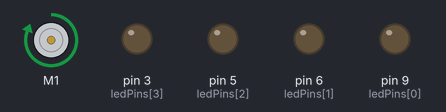
The sketch below on a simulated Arduino Uno, built with avr-gcc and run on an emulated ATmega328P. On the bench: DC motor (green arrow = forward, orange = backward, longer = faster), output pins drawn as LEDs (lit = HIGH).

Above: at 0.5 s.
Timing chart, 0 to 4.6 s (numbered marks = the images above):
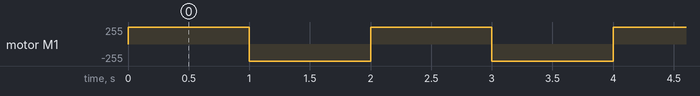

Measured:
- by itself, motor M1: alternates forward 255/255 for 1.0 s and backward 255/255 for 1.0 s

The sketch:

bt_4motors.ino
```cpp
#include <SoftwareSerial.h>
#include <AFMotor.h>

enum LedState { LED_ON, LED_OFF };
boolean isFadeMode = false;

#define LED_CNT 4
int ledPins[LED_CNT] = {9, 6, 5, 3}; // pwm pins

LedState led_states[LED_CNT];
int led_level[LED_CNT];

#define rxPin 2
#define txPin 4

#define CMD_STEPS 6
char forwardPrefix = 'A';
char backwardPrefix = (char)((int)forwardPrefix + CMD_STEPS);
char leftPrefix = (char)((int)backwardPrefix + CMD_STEPS);
char rightPrefix = (char)((int)leftPrefix + CMD_STEPS);

AF_DCMotor motor1(1);

// set up a new serial port
SoftwareSerial mySerial =  SoftwareSerial(rxPin, txPin);

void setup()
{
  motor1.setSpeed(255);
  motor1.run(RELEASE);

  for (int i = 0; i < LED_CNT; i++)
  {
    pinMode(ledPins[i], OUTPUT); //set pwm pins to output
    led_states[i] = LED_OFF;
    led_level[i] = 0;
  }

  Serial.begin(38400);

  pinMode(rxPin, INPUT);
  pinMode(txPin, OUTPUT);

  mySerial.begin(115200);
}

void updateState()
{
  for (int i = 0; i < LED_CNT; i++)
  {
    if (led_states[i] == LED_OFF)
    {
      analogWrite(ledPins[i], 0);
    }
    else
    {
      analogWrite(ledPins[i], led_level[i]);
    }
  }
}

void loop()
{
  motor1.run(FORWARD);
  motor1.setSpeed(255);
  delay(1000);
  motor1.run(RELEASE);
  motor1.run(BACKWARD);
  motor1.setSpeed(255);
  delay(1000);
  motor1.run(RELEASE);
  return;

  String command = "";
  while (mySerial.available() > 0)
  {
    char c = mySerial.read();
    Serial.println(c);
    command.concat(c);
  }

  command.trim();
  if (command == "")
    return;

  Serial.println("command is -> " + command);

  if (command == "ab")
  {
    led_states[0] = led_states[0] == LED_OFF ? LED_ON : LED_OFF;
    led_states[1] = led_states[1] == LED_OFF ? LED_ON : LED_OFF;
    Serial.println("led 0,1 change");
  }

  if (command == "a")
  {
    led_states[0] = led_states[0] == LED_OFF ? LED_ON : LED_OFF;
    Serial.println("led 0 change");
  }
  if (command == "b")
  {
    led_states[1] = led_states[1] == LED_OFF ? LED_ON : LED_OFF;
    Serial.println("led 1 change");
  }
  if (command == "c")
  {
    led_states[2] = led_states[2] == LED_OFF ? LED_ON : LED_OFF;
    Serial.println("led 2 change");
  }
  if (command == "d")
  {
    led_states[3] = led_states[3] == LED_OFF ? LED_ON : LED_OFF;
    Serial.println("led 3 change");
  }

  char moveCommand = command[0];
  if (moveCommand >= forwardPrefix && moveCommand < backwardPrefix)
  {
    led_level[0] = (moveCommand - forwardPrefix) * (255 / (CMD_STEPS - 1));
  }
  if (moveCommand >= backwardPrefix && moveCommand < leftPrefix)
  {
    led_level[1] = (moveCommand - backwardPrefix) * (255 / (CMD_STEPS - 1));
  }
  if (moveCommand >= leftPrefix && moveCommand < rightPrefix)
  {
    led_level[2] = (moveCommand - leftPrefix) * (255 / (CMD_STEPS - 1));
  }
  if (moveCommand >= rightPrefix && moveCommand < (rightPrefix + CMD_STEPS + 1))
  {
    led_level[3] = (moveCommand - rightPrefix) * (255 / (CMD_STEPS - 1));
  }

  if (moveCommand == 'G' || moveCommand == 'A')
  {
    led_level[0] = led_level[1] = 0;
  }
  if (moveCommand == 'S' || moveCommand == 'M')
  {
    led_level[2] = led_level[3] = 0;
  }

  Serial.print("forward ");
  Serial.println(led_level[0]);
  Serial.print("back ");
  Serial.println(led_level[1]);
  Serial.print("left ");
  Serial.println(led_level[2]);
  Serial.print("right ");
  Serial.println(led_level[3]);

  command = "#" + command + "*";
  char charBuf[5];
  command.toCharArray(charBuf, 5);
  mySerial.write(charBuf);
  mySerial.flush();

  updateState();
}
```
